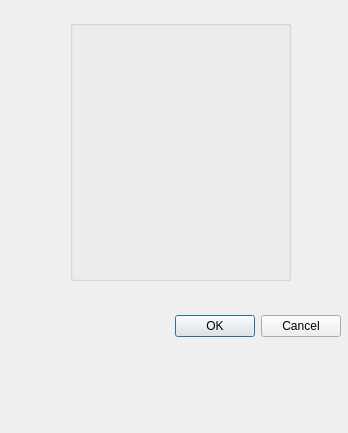
<?xml version="1.0" encoding="UTF-8"?>
<ui version="4.0">
 <class>faircraft::ChooseLanguageDialog</class>
 <widget class="QDialog" name="faircraft::ChooseLanguageDialog">
  <property name="geometry">
   <rect>
    <x>0</x>
    <y>0</y>
    <width>348</width>
    <height>433</height>
   </rect>
  </property>
  <property name="windowTitle">
   <string>Choose Language</string>
  </property>
  <widget class="QDialogButtonBox" name="buttonBox">
   <property name="geometry">
    <rect>
     <x>0</x>
     <y>310</y>
     <width>341</width>
     <height>32</height>
    </rect>
   </property>
   <property name="orientation">
    <enum>Qt::Horizontal</enum>
   </property>
   <property name="standardButtons">
    <set>QDialogButtonBox::Cancel|QDialogButtonBox::Ok</set>
   </property>
  </widget>
  <widget class="QGroupBox" name="groupBox">
   <property name="geometry">
    <rect>
     <x>70</x>
     <y>20</y>
     <width>221</width>
     <height>261</height>
    </rect>
   </property>
   <property name="title">
    <string/>
   </property>
   <layout class="QFormLayout" name="formLayout"/>
  </widget>
 </widget>
 <resources/>
 <connections>
  <connection>
   <sender>buttonBox</sender>
   <signal>accepted()</signal>
   <receiver>faircraft::ChooseLanguageDialog</receiver>
   <slot>accept()</slot>
   <hints>
    <hint type="sourcelabel">
     <x>248</x>
     <y>254</y>
    </hint>
    <hint type="destinationlabel">
     <x>157</x>
     <y>274</y>
    </hint>
   </hints>
  </connection>
  <connection>
   <sender>buttonBox</sender>
   <signal>rejected()</signal>
   <receiver>faircraft::ChooseLanguageDialog</receiver>
   <slot>reject()</slot>
   <hints>
    <hint type="sourcelabel">
     <x>316</x>
     <y>260</y>
    </hint>
    <hint type="destinationlabel">
     <x>286</x>
     <y>274</y>
    </hint>
   </hints>
  </connection>
 </connections>
</ui>
